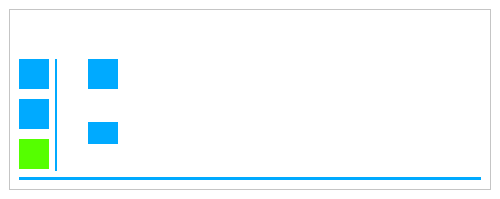
<?xml version="1.0" encoding="UTF-8"?>
<ui version="4.0">
 <class>ArchivedDoc</class>
 <widget class="QWidget" name="ArchivedDoc">
  <property name="geometry">
   <rect>
    <x>0</x>
    <y>0</y>
    <width>500</width>
    <height>199</height>
   </rect>
  </property>
  <property name="maximumSize">
   <size>
    <width>500</width>
    <height>16777215</height>
   </size>
  </property>
  <property name="windowTitle">
   <string>Form</string>
  </property>
  <property name="styleSheet">
   <string notr="true">background-color: rgb(255, 255, 255);</string>
  </property>
  <layout class="QVBoxLayout" name="verticalLayout_2">
   <property name="spacing">
    <number>6</number>
   </property>
   <property name="leftMargin">
    <number>9</number>
   </property>
   <property name="topMargin">
    <number>9</number>
   </property>
   <property name="rightMargin">
    <number>9</number>
   </property>
   <property name="bottomMargin">
    <number>9</number>
   </property>
   <item>
    <widget class="QFrame" name="frame">
     <property name="styleSheet">
      <string notr="true">QFrame{
	background-color: rgb(255, 255, 255);
}</string>
     </property>
     <property name="frameShape">
      <enum>QFrame::StyledPanel</enum>
     </property>
     <property name="frameShadow">
      <enum>QFrame::Raised</enum>
     </property>
     <layout class="QVBoxLayout" name="verticalLayout_3">
      <item>
       <layout class="QHBoxLayout" name="horizontalLayout_2">
        <property name="spacing">
         <number>0</number>
        </property>
        <item>
         <spacer name="horizontalSpacer_2">
          <property name="orientation">
           <enum>Qt::Horizontal</enum>
          </property>
          <property name="sizeHint" stdset="0">
           <size>
            <width>40</width>
            <height>20</height>
           </size>
          </property>
         </spacer>
        </item>
        <item>
         <widget class="QPushButton" name="Bt_Cancel">
          <property name="minimumSize">
           <size>
            <width>30</width>
            <height>30</height>
           </size>
          </property>
          <property name="cursor">
           <cursorShape>PointingHandCursor</cursorShape>
          </property>
          <property name="styleSheet">
           <string notr="true">QPushButton
{
    padding: 7px 7px 7px 7px;
    font-size: 15px;
    font-family: Ubuntu;
    color: #ffffff;
    white-space: nowrap;
    background-color:#FFF;
   
    border-radius: 3px;
       
    border: 1px solid #FFF;
       
    vertical-align: middle;
}

QPushButton:hover
{
background-color:#FFFFF9;
    border: 1px solid #FFFFF9;
color: #ffffff;

}
</string>
          </property>
          <property name="text">
           <string/>
          </property>
          <property name="icon">
           <iconset resource="Icons.qrc">
            <normaloff>:/Icons/ic_clear_2x.png</normaloff>:/Icons/ic_clear_2x.png</iconset>
          </property>
         </widget>
        </item>
       </layout>
      </item>
      <item>
       <layout class="QHBoxLayout" name="horizontalLayout">
        <item>
         <layout class="QGridLayout" name="gridLayout">
          <property name="sizeConstraint">
           <enum>QLayout::SetMinimumSize</enum>
          </property>
          <property name="spacing">
           <number>10</number>
          </property>
          <item row="0" column="0">
           <widget class="QLabel" name="Lb_pages">
            <property name="maximumSize">
             <size>
              <width>30</width>
              <height>30</height>
             </size>
            </property>
            <property name="styleSheet">
             <string notr="true">QLabel
{
	background-color: rgb(0, 170, 255);
}</string>
            </property>
            <property name="text">
             <string/>
            </property>
            <property name="pixmap">
             <pixmap resource="Icons.qrc">:/Icons/ic_library_books_white_2x.png</pixmap>
            </property>
            <property name="scaledContents">
             <bool>true</bool>
            </property>
           </widget>
          </item>
          <item row="1" column="0">
           <widget class="QLabel" name="Lb_print">
            <property name="maximumSize">
             <size>
              <width>30</width>
              <height>30</height>
             </size>
            </property>
            <property name="styleSheet">
             <string notr="true">QLabel
{
	background-color: rgb(0, 170, 255);
}</string>
            </property>
            <property name="text">
             <string/>
            </property>
            <property name="pixmap">
             <pixmap resource="Icons.qrc">:/Icons/ic_local_printshop_white_2x.png</pixmap>
            </property>
            <property name="scaledContents">
             <bool>true</bool>
            </property>
           </widget>
          </item>
          <item row="2" column="0">
           <widget class="QLabel" name="Lb_dollar">
            <property name="maximumSize">
             <size>
              <width>30</width>
              <height>30</height>
             </size>
            </property>
            <property name="styleSheet">
             <string notr="true">QLabel
{
	
	background-color: rgb(85, 255, 0);
}</string>
            </property>
            <property name="text">
             <string/>
            </property>
            <property name="pixmap">
             <pixmap resource="Icons.qrc">:/Icons/ic_attach_money_white_2x.png</pixmap>
            </property>
            <property name="scaledContents">
             <bool>true</bool>
            </property>
           </widget>
          </item>
         </layout>
        </item>
        <item>
         <widget class="QLabel" name="label_3">
          <property name="minimumSize">
           <size>
            <width>2</width>
            <height>0</height>
           </size>
          </property>
          <property name="maximumSize">
           <size>
            <width>2</width>
            <height>16777215</height>
           </size>
          </property>
          <property name="styleSheet">
           <string notr="true">background-color: rgb(0, 170, 255);</string>
          </property>
          <property name="text">
           <string/>
          </property>
         </widget>
        </item>
        <item>
         <layout class="QVBoxLayout" name="verticalLayout">
          <property name="leftMargin">
           <number>25</number>
          </property>
          <property name="rightMargin">
           <number>25</number>
          </property>
          <item>
           <widget class="QLabel" name="label">
            <property name="minimumSize">
             <size>
              <width>30</width>
              <height>30</height>
             </size>
            </property>
            <property name="maximumSize">
             <size>
              <width>30</width>
              <height>30</height>
             </size>
            </property>
            <property name="styleSheet">
             <string notr="true">QLabel
{
	background-color: rgb(0, 170, 255);
}</string>
            </property>
            <property name="text">
             <string/>
            </property>
            <property name="pixmap">
             <pixmap resource="Icons.qrc">:/Icons/ic_perm_identity_white_2x.png</pixmap>
            </property>
            <property name="scaledContents">
             <bool>true</bool>
            </property>
           </widget>
          </item>
          <item>
           <widget class="QLabel" name="Lb_nameClient">
            <property name="font">
             <font>
              <pointsize>10</pointsize>
              <weight>75</weight>
              <bold>true</bold>
             </font>
            </property>
            <property name="text">
             <string/>
            </property>
           </widget>
          </item>
          <item>
           <widget class="QLabel" name="label_2">
            <property name="maximumSize">
             <size>
              <width>30</width>
              <height>30</height>
             </size>
            </property>
            <property name="styleSheet">
             <string notr="true">QLabel
{
	background-color: rgb(0, 170, 255);
}</string>
            </property>
            <property name="text">
             <string/>
            </property>
            <property name="pixmap">
             <pixmap resource="Icons.qrc">:/Icons/ic_book_white_2x.png</pixmap>
            </property>
            <property name="scaledContents">
             <bool>true</bool>
            </property>
           </widget>
          </item>
          <item>
           <widget class="QLabel" name="Lb_titleBook">
            <property name="font">
             <font>
              <pointsize>9</pointsize>
              <weight>75</weight>
              <bold>true</bold>
             </font>
            </property>
            <property name="text">
             <string/>
            </property>
            <property name="scaledContents">
             <bool>true</bool>
            </property>
            <property name="alignment">
             <set>Qt::AlignCenter</set>
            </property>
           </widget>
          </item>
         </layout>
        </item>
       </layout>
      </item>
      <item>
       <widget class="QLabel" name="Lb_status">
        <property name="minimumSize">
         <size>
          <width>350</width>
          <height>3</height>
         </size>
        </property>
        <property name="maximumSize">
         <size>
          <width>16777215</width>
          <height>3</height>
         </size>
        </property>
        <property name="styleSheet">
         <string notr="true">QLabel
{
	background-color: rgb(0, 170, 255);
}</string>
        </property>
        <property name="text">
         <string/>
        </property>
       </widget>
      </item>
     </layout>
    </widget>
   </item>
  </layout>
 </widget>
 <resources>
  <include location="Icons.qrc"/>
 </resources>
 <connections/>
</ui>
